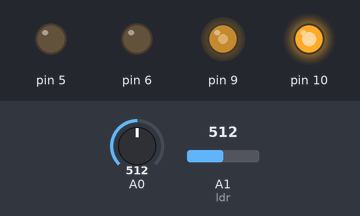
A sketch run on a simulated Arduino Uno, built with avr-gcc and run on an emulated ATmega328P. On the bench: output pins drawn as LEDs (lit = HIGH). The inputs (shaded band) are chosen by the test bench; at power-on: A0 = 512, A1 (ldr) = 512.

Above: at 1.2 s.
1.3 s: A0 set to 716
At 1.9 s:
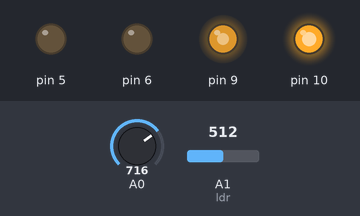
2.8 s: A1 (ldr) set to 900
At 4.0 s:
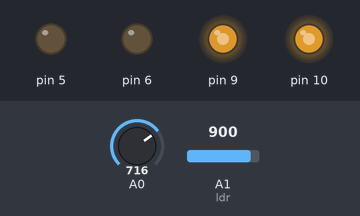
4.3 s: A1 (ldr) set to 1023
At 5.4 s:
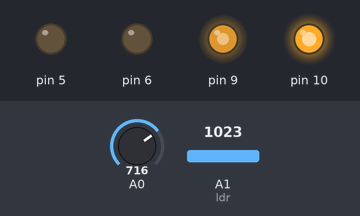
5.8 s: A0 set to 900
At 6.5 s:
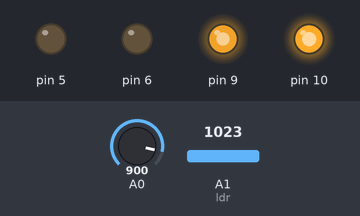
7.3 s: A1 (ldr) set to 716
At 7.7 s:
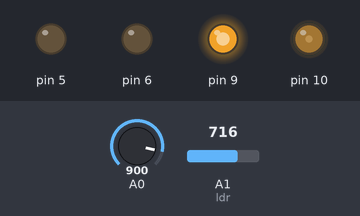
8.8 s: A0 set to 122
At 10.0 s:
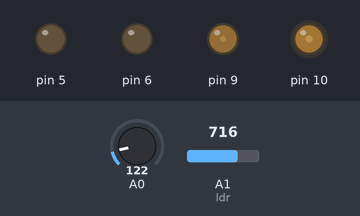
Timing chart, 0 to 11.3 s (numbered marks = the images above; inputs shaded):
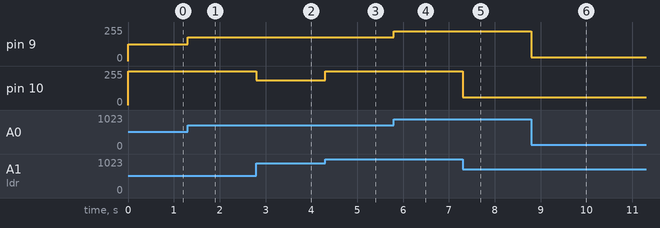

The sketch:

sketch_mar01a.ino
```cpp
void setup() {
  Serial.begin(9600);
  pinMode(6,OUTPUT);
  pinMode(5,OUTPUT);

}
int x,y;

void loop() {
  x=analogRead(A0); //joystick
  x=map(x,0,1023,0,255);
  analogWrite(9,x);
  y=analogRead(A1); //ldr
  y=map(y,629,1000,0,255);
    analogWrite(10,y);
}
```

Measured:
- after the input at 1.3 s, pin 9: 127/255 → 178/255 at once
- after the input at 2.8 s, pin 10: 255/255 → 186/255 at once
- after the input at 4.3 s, pin 10: 186/255 → 255/255 at once
- after the input at 5.8 s, pin 9: 178/255 → 224/255 at once
- after the input at 7.3 s, pin 10: 255/255 → 59/255 at once
- after the input at 8.8 s, pin 9: 224/255 → 30/255 at once
